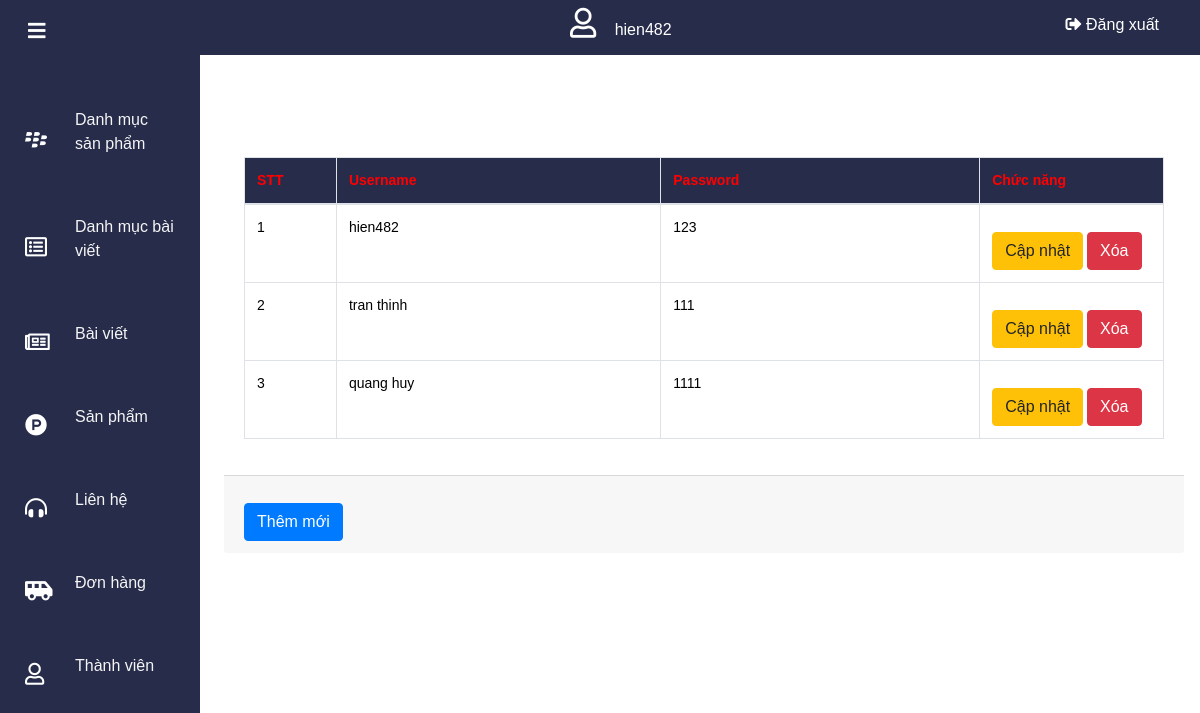
The page /admin/User-admin/index.php (signed in) on the database its author committed.
### tables this page shows
CREATE TABLE IF NOT EXISTS `useradmin` (
  `id` int(11) NOT NULL AUTO_INCREMENT,
  `username` varchar(101) DEFAULT NULL,
  `password` varchar(50) DEFAULT NULL,
  PRIMARY KEY (`id`)
);

### admin/User-admin/index.php (the view, shortened to what this page needs)
<?php
require_once('../../config/sql_cn.php');
if (isset($_POST['sbm']) && !empty($_POST['search'])) {
    $search = $_POST['search'];
    $sql = "SELECT * FROM useradmin  WHERE name LIKE '%$search%'";
    $query = mysqli_query($connect, $sql);
    $total_prd = mysqli_num_rows($query);
} else {
    $sql = "SELECT * FROM useradmin";
    $query = mysqli_query($connect, $sql);
}
?>
<!DOCTYPE html>
<html lang="en">
<head>
    <link href="../../css/admin.css" rel="stylesheet">
    <link rel="stylesheet" href="https://cdnjs.cloudflare.com/ajax/libs/font-awesome/5.15.3/css/all.min.css" />
    <link href="//maxcdn.bootstrapcdn.com/bootstrap/4.1.1/css/bootstrap.min.css" rel="stylesheet" id="bootstrap-css">
    <link rel="stylesheet" type="text/css" href="../../css/admin.css">
    <link rel="stylesheet" href="https://maxcdn.bootstrapcdn.com/bootstrap/4.0.0/css/bootstrap.min.css">
</head>
<body>
    <?php include '../header.php' ?>
    <main>
        <div class="card-body">
            <table class="table table-hover table-bordered">
                <thead style="background-color: #272c4a;">
                    <tr>
                        <th width="10%">STT</th>
                        <th>Username</th>
                        <th>Password</th>
                        <th width="20%">Chức năng</th>
                    </tr>
                </thead>
                <tbody>
                    <?php
                    $no = 1;
                    while ($row = mysqli_fetch_assoc($query)) { ?>
                        <tr>
                            <td><?php echo $no++; ?></th>
                            <td><?php echo $row['username']; ?></td>
                            <td><?php echo $row['password']; ?></td>
                            <td>
                                <a class="btn btn-warning" href="sua_user.php?id=<?php echo $row['id']; ?>">Cập nhật</a>
                                <a onclick="return Del('<?= $row['username'] ?>')" class="btn btn-danger" href="xoa_user.php?id=<?php echo $row['id']; ?>"> Xóa</a>
                            </td>
                        </tr>
                    <?php } ?>
                </tbody>
            </table>
        </div>
        <div class="card-footer d-flex justify-content-between">
            <a href="them_user.php" class="btn btn-primary">
                Thêm mới
            </a>
        </div>
    </main>
</body>
</html>

### css/admin.css (style rules this page uses)
* { margin: 0; padding: 0; box-sizing: border-box; outline: none; font-family: "Poppins", sans-serif; }
body { background-color: #f4f4fb; }
main { min-height: 100%; padding: 5.1rem 1rem 2rem 14rem; transition: all 0.4s ease-in-out; }
table { width: 100%; border-collapse: collapse; background-color: #e4e5ec; }
table tr { color: #000; }
table th { color: red; padding: 0 5px; font-size: 1.2rem; }
table th, table td { padding: 1rem 0.5rem; text-align: left; font-size: 14px; }
.btn { margin-top: 15px; padding: 10px 25px; background-color: green; border: none; outline: none; border-radius: 5px; color: #fff; cursor: pointer; }

### rows shown on the page
useradmin: username "hien482", password "123"
useradmin: username "tran thinh", password "111"
useradmin: username "quang huy", password "1111"

### other values the page prints
$_SESSION['user'] "hien482"
